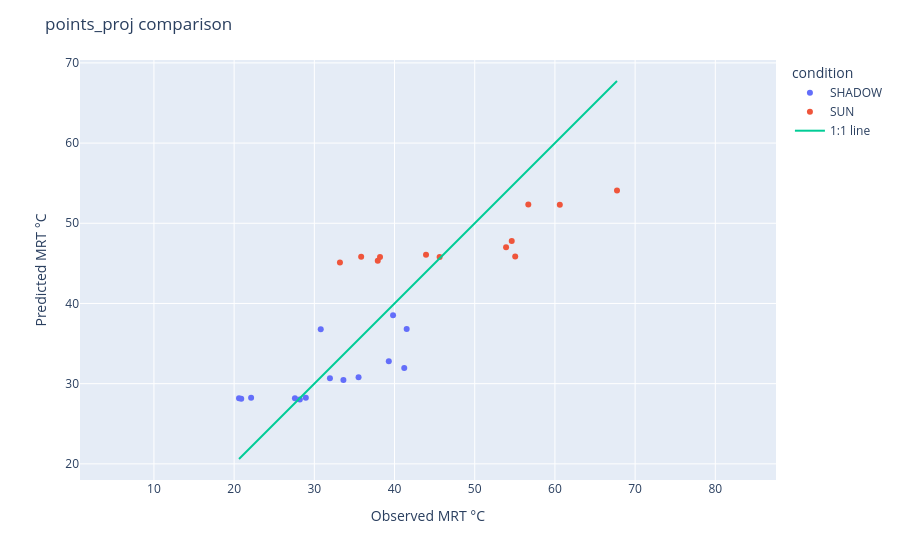

The cell this chart's notebook holds for it:
### Code cell
import plotly.express as px
import numpy as np
import pandas as pd

obs = points_proj['MRT']
pred = points_proj['MRT_predicted']

# Compute 1:1 line range
m = min(obs.min(), pred.min())
M = max(obs.max(), pred.max())

# Scatter
fig = px.scatter(
    points_proj,
    x=points_proj['MRT'],
    y=points_proj['MRT_predicted'],
    color="condition",
    hover_data=["TG", "TA","WIND M/S", "Instrument"],
)

# 1:1 line
fig.add_scatter(
    x=[m, M],
    y=[m, M],
    mode="lines",
    name="1:1 line"
)

fig.update_layout(
    xaxis_title="Observed MRT °C",
    yaxis_title="Predicted MRT °C",
    title="points_proj comparison"
)

fig.update_yaxes(scaleanchor="x", scaleratio=1)

fig.show()

### Figure 1 — Plotly figure (JSON) as saved in the notebook; plotly's stock layout.template omitted (floating-point values rounded to 4 significant figures)
{"data": [{"customdata": [[32.6, 29.3, 0, "T1 - Sper Scientific 800036 "], [31.6, 28.7, 2.7, "T2 - TM-188D TENMARS "], [34.4, 30.7, 0.9, "T2 - TM-188D TENMARS "], [33, 28.9, 1, "T2 - TM-188D TENMARS "], [32.5, 30.4, 0, "T2 - TM-188D TENMARS "], [34.8, 31.9, 0.1, "T1 - Sper Scientific 800036 "], [32.5, 30.3, 0.4, "T2 - TM-188D TENMARS "], [31.8, 32.3, 0, "T1 - Sper Scientific 800036 "], [30, 31.6, 0, "T1 - Sper Scientific 800036 "], [29.3, 31.8, 0, "T1 - Sper Scientific 800036 "], [33.1, 30.6, 0, "T2 - TM-188D TENMARS "], [28.9, 31.9, 0, "T1 - Sper Scientific 800036 "], [29.6, 31, 0, "T1 - Sper Scientific 800036 "], [29.7, 30.9, 0, "T1 - Sper Scientific 800036 "]], "hovertemplate": "condition=SHADOW<br>MRT=%{x}<br>MRT_predicted=%{y}<br>TG=%{customdata[0]}<br>TA=%{customdata[1]}<br>WIND M/S=%{customdata[2]}<br>Instrument=%{customdata[3]}<extra></extra>", "legendgroup": "SHADOW", "marker": {"color": "#636efa", "symbol": "circle"}, "mode": "markers", "name": "SHADOW", "orientation": "v", "showlegend": true, "type": "scatter", "x": [30.8, 41.51, 41.21, 39.82, 39.28, 31.95, 35.52, 28.94, 28.19, 27.58, 33.63, 20.61, 22.12, 20.89], "xaxis": "x", "y": [36.79, 36.81, 31.94, 38.52, 32.8, 30.67, 30.81, 28.23, 28.04, 28.19, 30.45, 28.19, 28.24, 28.11], "yaxis": "y"}, {"customdata": [[38.7, 30.1, 1.6, "T2 - TM-188D TENMARS "], [42.2, 28.9, 0.7, "T1 - Sper Scientific 800036 "], [38, 34.4, 0.2, "T1 - Sper Scientific 800036 "], [40.9, 35, 0.8, "T1 - Sper Scientific 800036 "], [42.7, 36.4, 0.3, "T1 - Sper Scientific 800036 "], [38.6, 30.2, 1.6, "T2 - TM-188D TENMARS "], [39.6, 34.8, 0.8, "T1 - Sper Scientific 800036 "], [39.4, 29.2, 3, "T2 - TM-188D TENMARS "], [46.8, 37.2, 0.7, "T1 - Sper Scientific 800036 "], [41.1, 31.5, 1.7, "T2 - TM-188D TENMARS "], [43.7, 33.5, 0.6, "T2 - TM-188D TENMARS "], [39.4, 30.1, 2.4, "T2 - TM-188D TENMARS "]], "hovertemplate": "condition=SUN<br>MRT=%{x}<br>MRT_predicted=%{y}<br>TG=%{customdata[0]}<br>TA=%{customdata[1]}<br>WIND M/S=%{customdata[2]}<br>Instrument=%{customdata[3]}<extra></extra>", "legendgroup": "SUN", "marker": {"color": "#EF553B", "symbol": "circle"}, "mode": "markers", "name": "SUN", "orientation": "v", "showlegend": true, "type": "scatter", "x": [60.61, 56.68, 33.19, 37.91, 38.19, 53.91, 35.84, 67.74, 43.93, 54.62, 45.62, 55.05], "xaxis": "x", "y": [52.31, 52.33, 45.1, 45.34, 45.8, 47.01, 45.83, 54.08, 46.09, 47.8, 45.79, 45.85], "yaxis": "y"}, {"mode": "lines", "name": "1:1 line", "type": "scatter", "x": [20.61, 67.74], "y": [20.61, 67.74]}], "layout": {"legend": {"title": {"text": "condition"}, "tracegroupgap": 0}, "margin": {"t": 60}, "title": {"text": "points_proj comparison"}, "xaxis": {"anchor": "y", "domain": [0, 1], "title": {"text": "Observed MRT °C"}}, "yaxis": {"anchor": "x", "domain": [0, 1], "scaleanchor": "x", "scaleratio": 1, "title": {"text": "Predicted MRT °C"}}}}
